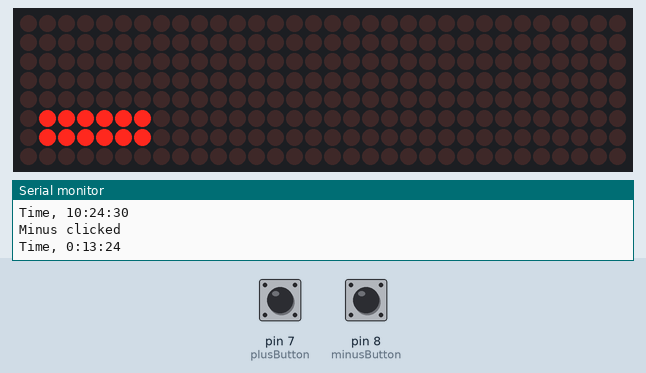
Recording of a sketch running on a simulated Arduino Uno, built with avr-gcc and run on an emulated ATmega328P. On the bench: 32×8 LED matrix, the last lines printed to the serial monitor. Inputs (shaded band) come from the test bench; at power-on: pin 8 (minusButton) HIGH, pin 7 (plusButton) HIGH. The local clock reads 2024-03-15 10:24:30 at power-on unless the sketch sets it.

Above: at 1.2 s.
1.3 s: pin 8 (minusButton) pulled LOW for 3.2 s
At 5.0 s:
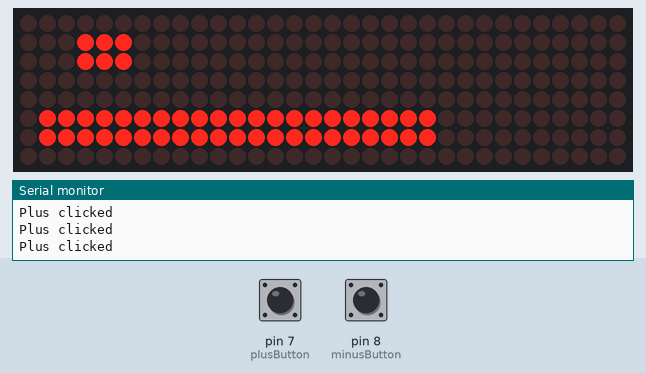
6.0 s: pin 7 (plusButton) pulled LOW for 3.2 s
At 9.7 s:
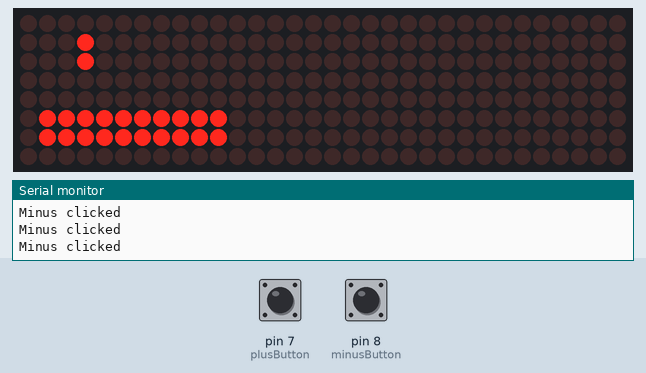
10.7 s: pin 8 (minusButton) pulled LOW for 1 s
At 12.2 s:
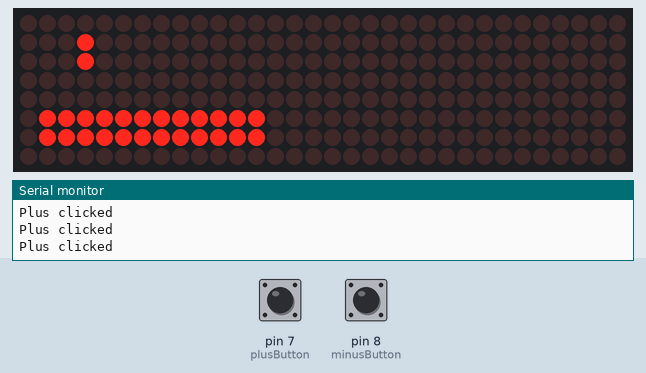
13.8 s: pin 7 (plusButton) pulled LOW for 0.15 s
At 14.5 s:
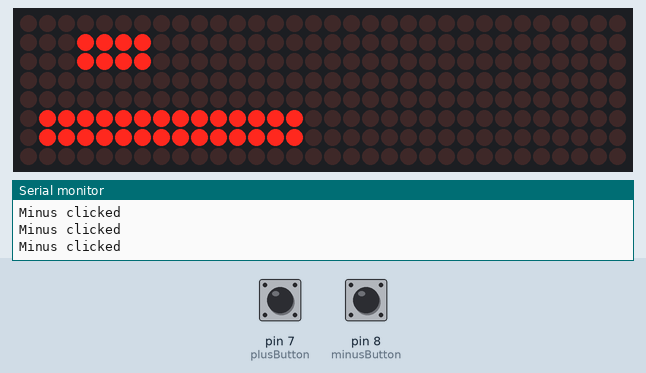
16.1 s: pin 7 (plusButton) pulled LOW for 1 s
At 17.6 s:
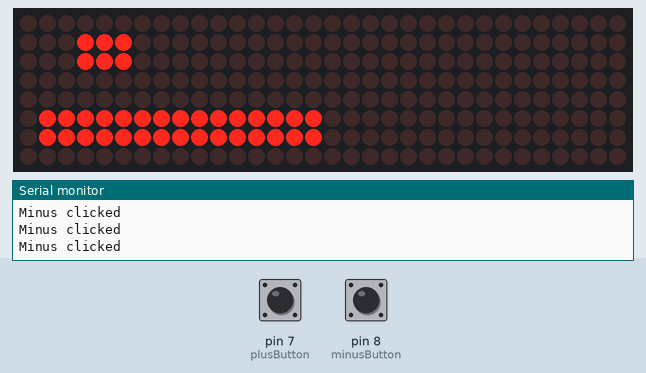
19.2 s: pin 8 (minusButton) pulled LOW for 0.15 s
At 19.9 s:
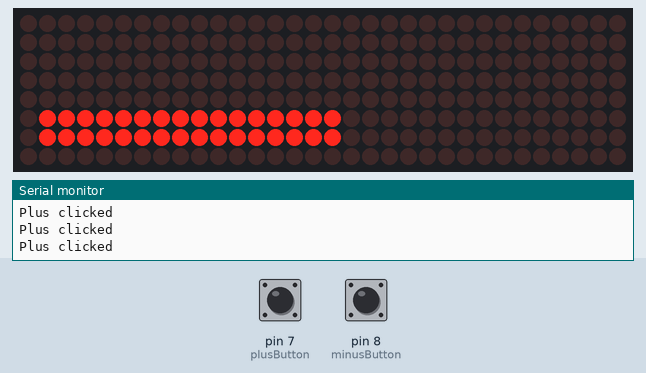
Timing chart, 0 to 22.2 s (numbered marks = the images above; inputs shaded):
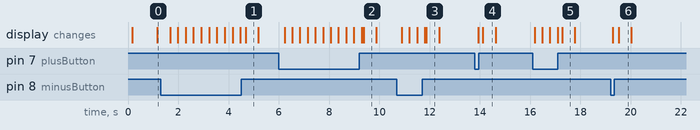

Measured:
- after the input at 1.3 s, the display: first changes after 0.38 s (image 1 shows a later state)
- after the input at 6.0 s, the display: first changes after 0.23 s (image 2 shows a later state)
- after the input at 10.7 s, the display: first changes after 0.19 s (image 3 shows a later state)
- after the input at 13.8 s, the display: first changes after 0.13 s (image 4 shows a later state)
- after the input at 16.1 s, the display: first changes after 0.08 s (image 5 shows a later state)
- after the input at 19.2 s, the display: first changes after 0.09 s (image 6 shows a later state)
- what the display in image 1 shows lasts 0.5 s, from 4.7 s to 5.2 s

The sketch:

MongoClock.ino
```cpp
#include <RtcDateTime.h>
#include <Wire.h>
#include <RtcDS3231.h>

#include "progress_clock.h"
#include "mongo_clock.h"
#include "normal_clock.h"
#include "clock_base.h"
#include <MD_MAX72xx.h>
#include <MD_MAXPanel.h>
#include "Font5x3.h"

#include "button.h"
#include "clock_base.h"

struct clock_list
{
	ClockBase *clock;
	clock_list *prev;
	clock_list *next;
};
typedef struct clock_list clock_list_t;

Button plusButton(7);
Button minusButton(8);

const MD_MAX72XX::moduleType_t HARDWARE_TYPE = MD_MAX72XX::FC16_HW;
const uint8_t X_DEVICES = 4;
const uint8_t Y_DEVICES = 1;

const uint8_t CLK_PIN = 13;  // or SCK
const uint8_t DATA_PIN = 11; // or MOSI
const uint8_t CS_PIN = 10;   // or SS

//MD_MAXPanel mp = MD_MAXPanel(HARDWARE_TYPE, DATA_PIN, CLK_PIN, CS_PIN, X_DEVICES, Y_DEVICES);
MD_MAXPanel mp = MD_MAXPanel(HARDWARE_TYPE, CS_PIN, X_DEVICES, Y_DEVICES);

clock_list_t *currentClock;
clock_list_t normalClock;
clock_list_t mongoClock;
clock_list_t progressClock;

bool timeSetMode = false;
unsigned long lastMillis = 0;

RtcDateTime last_datetime;
RtcDateTime datetime;
RtcDS3231<TwoWire> rtc(Wire);

void setup()
{
	Serial.begin(9600);

	setupClocks();
	mp.begin();

	Serial.println("Init rtc");

	rtc.Begin();
	datetime = rtc.GetDateTime();

	Serial.print("Time, ");
	Serial.print(datetime.Hour(), DEC);
	Serial.print(":");
	Serial.print(datetime.Minute(), DEC);
	Serial.print(":");
	Serial.println(datetime.Second(), DEC);
}

void loop()
{
	if (!timeSetMode && millis() - lastMillis > 1000)
	{
		datetime = rtc.GetDateTime();
		lastMillis = millis();

		updateClock(false);

		Serial.print("Time, ");
		Serial.print(datetime.Hour(), DEC);
		Serial.print(":");
		Serial.print(datetime.Minute(), DEC);
		Serial.print(":");
		Serial.println(datetime.Second(), DEC);
	}

	const int plusState = plusButton.GetState();
	const int minusState = minusButton.GetState();

	if (plusState == Button::KEY_HOLD && minusState == Button::KEY_HOLD)
	{
		if (timeSetMode)
		{
			rtc.SetDateTime(&datetime);
			delay(500);
		}

		timeSetMode = !timeSetMode;
	}
	else if (plusState != Button::KEY_UNDEFINED)
	{
		Serial.println("Plus clicked");
		if (timeSetMode)
		{
			setTime(60);
		}
		else
		{
			currentClock = currentClock->next;
			updateClock(true);
		}
	}
	else if (minusState != Button::KEY_UNDEFINED)
	{
		Serial.println("Minus clicked");
		if (timeSetMode)
		{
			setTime(-60);
		}
		else
		{
			currentClock = currentClock->prev;
			updateClock(true);
		}
	}
}

void setupClocks()
{
	normalClock.clock = new NormalClock();
	mongoClock.clock = new MongoClock();
	progressClock.clock = new ProgressClock();

	normalClock.next = &mongoClock;
	normalClock.prev = &progressClock;

	mongoClock.next = &progressClock;
	mongoClock.prev = &normalClock;

	progressClock.next = &normalClock;
	progressClock.prev = &mongoClock;

	currentClock = &normalClock;
}

void updateClock(bool force)
{
	if (force || datetime.Hour() != last_datetime.Hour() || datetime.Minute() != last_datetime.Minute())
		currentClock->clock->DisplayTime(&mp, &datetime);

	last_datetime = datetime;
}

void setTime(int amount)
{
	datetime += amount;
	updateClock(true);
}
```

button.cpp
```cpp
//
//
//

#include "button.h"

Button::Button(int pin)
{
	_pin = pin;

	pinMode(pin, INPUT_PULLUP);
}

const int Button::GetState()
{
	int pinState = digitalRead(_pin);

	if (firstTimeButtonPressed > 0 && verifiedTimeButtonPressed == 0)
	{
		if (pinState == LOW)
		{
			firstTimeButtonPressed = 0;
		}
		else if (millis() - firstTimeButtonPressed >= PRESSED_DURATION)
		{
			verifiedTimeButtonPressed = millis();
		}
	}
	else if (verifiedTimeButtonPressed > 0)
	{
		if (pinState == LOW)
		{
			firstTimeButtonPressed = 0;
			verifiedTimeButtonPressed = 0;

			if (millis() - verifiedTimeButtonPressed >= HELD_DURATION)
			{
				return KEY_HOLD;
			}
			else
			{
				return KEY_PRESS;
			}
		}
		else
		{
			if (millis() - verifiedTimeButtonPressed >= HELD_DURATION)
			{
				return KEY_HOLD;
			}
		}
	}
	else if (firstTimeButtonPressed == 0 && pinState == HIGH)
	{
		firstTimeButtonPressed = millis();
	}

	return KEY_UNDEFINED;
}
```

button.h
```cpp
// button.h

#ifndef _BUTTON_h
#define _BUTTON_h

#if defined(ARDUINO) && ARDUINO >= 100
#include "arduino.h"
#else
#include "WProgram.h"
#endif

#define PRESSED_DURATION 50
#define HELD_DURATION 100

class Button {
public:
	Button(int pin);
	const int GetState();

	static const int KEY_UNDEFINED = 0;
	static const int KEY_PRESS = 1;
	static const int KEY_HOLD = 2;
private:
	int _pin;
	unsigned long firstTimeButtonPressed = 0;
	unsigned long verifiedTimeButtonPressed = 0;
};

#endif
```

clock_base.h
```cpp
// clock_base.h

#ifndef _CLOCK_BASE_h
#define _CLOCK_BASE_h

#if defined(ARDUINO) && ARDUINO >= 100
	#include "arduino.h"
#else
	#include "WProgram.h"
#endif

#include <RtcDateTime.h>
#include <MD_MAX72xx.h>
#include <MD_MAXPanel.h>

class ClockBase {
public:
	virtual void DisplayTime(MD_MAXPanel *mp, RtcDateTime *datetime) = 0;
};

#endif
```

mongo_clock.cpp
```cpp
//
//
//

#include "mongo_clock.h"

void MongoClock::DisplayTime(MD_MAXPanel *mp, RtcDateTime *datetime) {
	mp->clear();

	int normalizedHour = datetime->Hour() % 12;
	int lower = normalizedHour == 0 ? 0 : targets[normalizedHour - 1];
	int upper = targets[normalizedHour];
	int diff = upper - lower;
	int theTime = lower + (diff * (datetime->Minute() / 60.0));

	String timeString(theTime);
	int center = (mp->getXMax() / 2) - ((timeString.length() * 4) / 2);

	mp->drawText(center, mp->getYMax(), (char*)timeString.c_str(), MD_MAXPanel::ROT_0);
}
```

mongo_clock.h
```cpp
// mongo_block.h

#ifndef _MONGO_BLOCK_h
#define _MONGO_BLOCK_h

#if defined(ARDUINO) && ARDUINO >= 100
	#include "arduino.h"
#else
	#include "WProgram.h"
#endif

#include "clock_base.h"

class MongoClock : public ClockBase {
public:
	void DisplayTime(MD_MAXPanel *mp, RtcDateTime *datetime);
private:
	const int targets[13] = {1, 2, 4, 8, 16, 32, 64, 128, 256, 512, 1024, 2048, 4056};
};

#endif
```

normal_clock.cpp
```cpp
//
//
//

#include "normal_clock.h"

void NormalClock::DisplayTime(MD_MAXPanel *mp, RtcDateTime *datetime) {
	mp->clear();

	String hourString = String(datetime->Hour(), DEC);
	String minuteString = String(datetime->Minute(), DEC);
	String timeString = (datetime->Hour() < 10 ? "0" + hourString : hourString) + ":" + (datetime->Minute() < 10 ? "0" + minuteString : minuteString);

	int center = (mp->getXMax() / 2) - ((timeString.length() * 4) / 2);
	mp->drawText(center, mp->getYMax(), (char*)timeString.c_str(), MD_MAXPanel::ROT_0);
}
```

normal_clock.h
```cpp
// normal_clock.h

#ifndef _NORMAL_CLOCK_h
#define _NORMAL_CLOCK_h

#if defined(ARDUINO) && ARDUINO >= 100
	#include "arduino.h"
#else
	#include "WProgram.h"
#endif

#include "clock_base.h"

class NormalClock : public ClockBase {
public:
	void DisplayTime(MD_MAXPanel *mp, RtcDateTime *datetime);
};

#endif
```

progress_clock.cpp
```cpp
//
//
//

#include "progress_clock.h"

void ProgressClock::DisplayTime(MD_MAXPanel *mp, RtcDateTime *datetime) {
	mp->clear();

	int offsetX = (mp->getXMax() - 24) / 2;

	for (int i = 0; i < datetime->Hour(); i++) {
		mp->setPoint(offsetX + i, 6, true);
		mp->setPoint(offsetX + i, 5, true);
	}

	for (int i = 0; i < (datetime->Minute() / 2); i++) {
		mp->setPoint(i + 1, 2, true);
		mp->setPoint(i + 1, 1, true);
	}
}
```

progress_clock.h
```cpp
// progress_clock.h

#ifndef _PROGRESS_CLOCK_h
#define _PROGRESS_CLOCK_h

#if defined(ARDUINO) && ARDUINO >= 100
	#include "arduino.h"
#else
	#include "WProgram.h"
#endif

#include "clock_base.h"

class ProgressClock : public ClockBase {
public:
	void DisplayTime(MD_MAXPanel *mp, RtcDateTime *datetime);
};

#endif
```

Source omitted: Font5x3.h (data table, 2981 bytes)
